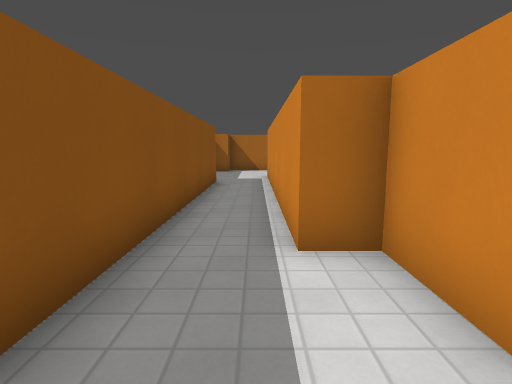
[1] (above)

24 first-person views from a walk through a 3-D level made in the Godot game engine. The camera is 1.2 m above the floor, tilts 8° down and sees 80° across. The floor is counted in squares, 1 m on a side. Each view is taken from the middle of a square. On the plan, view 1 faces up. The plan holds only what a view shows up to about 13 squares ahead; the rest is blank. Surface patterns are stand-ins for the level's own textures.

[2]
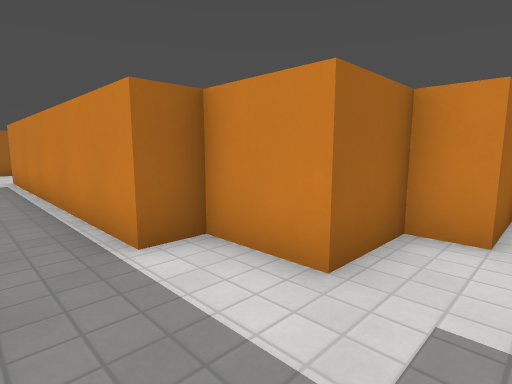

[3]
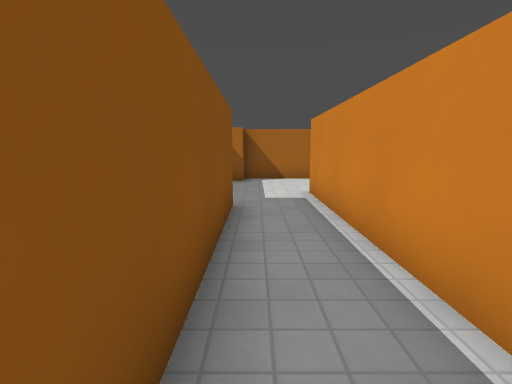

[4]
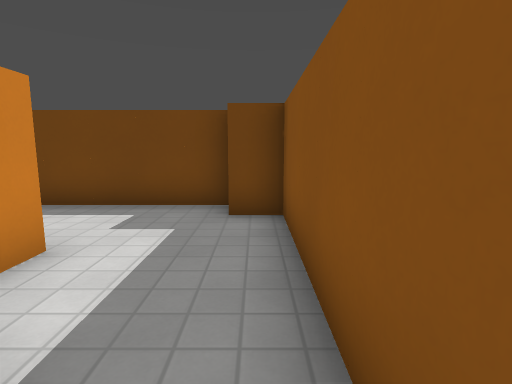

[5]
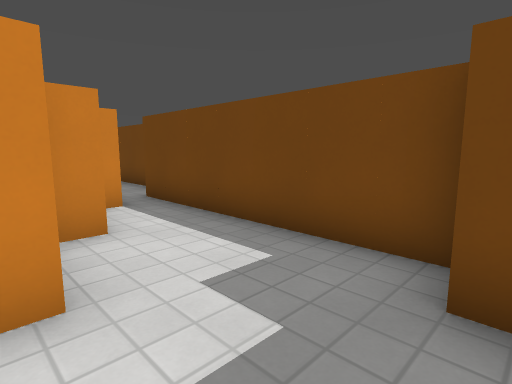

[6]
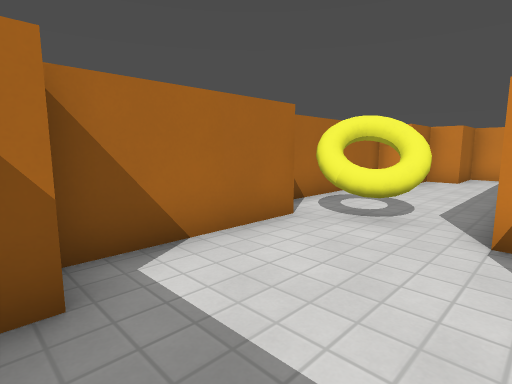

[7]
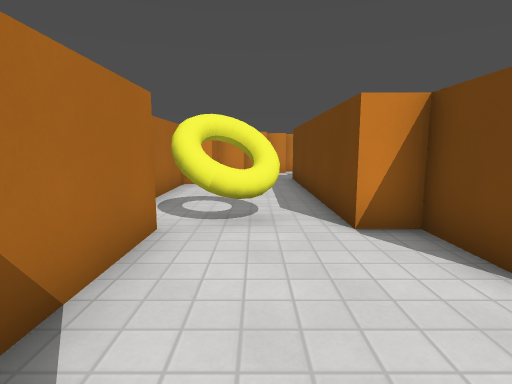

[8]
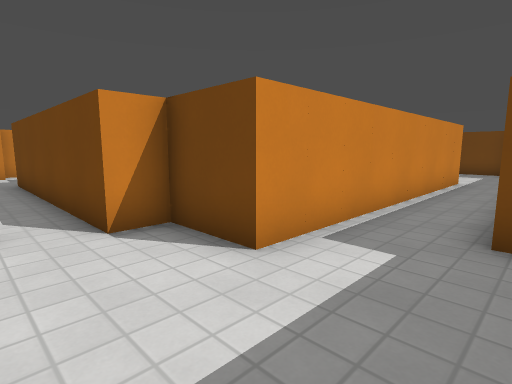

[9]
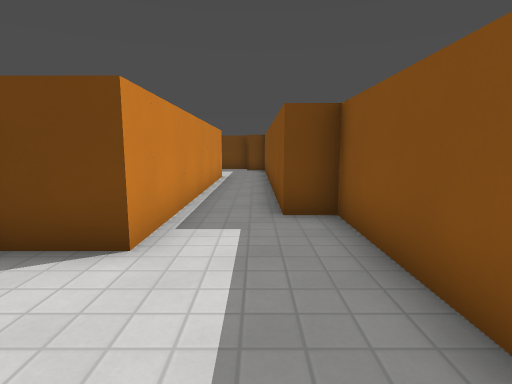

[10]
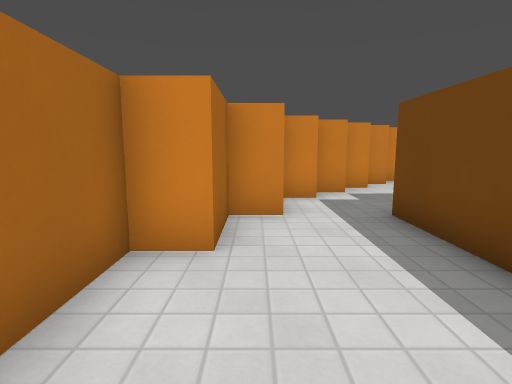

[11]
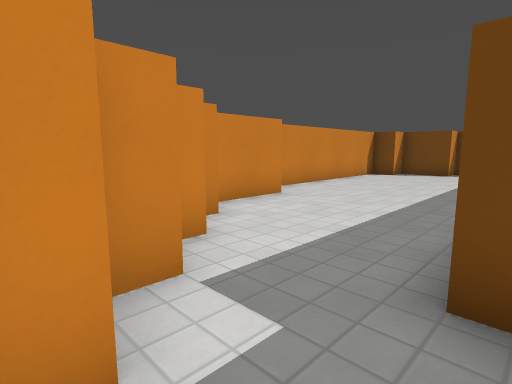

[12]
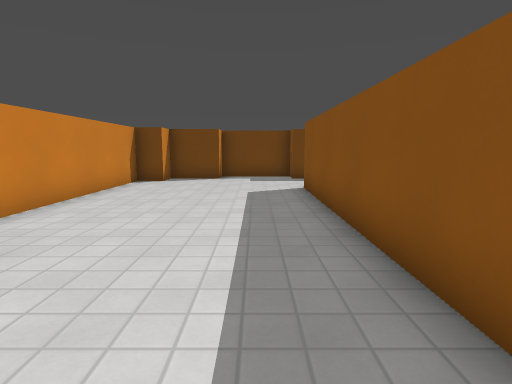

[13]
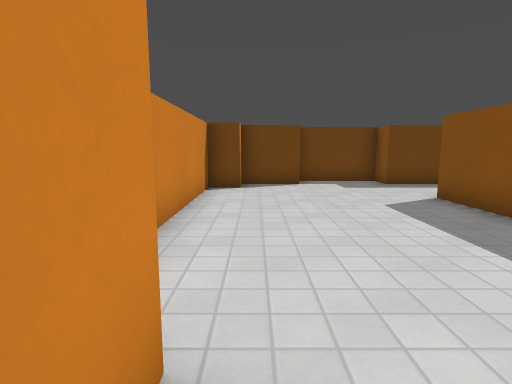

[14]
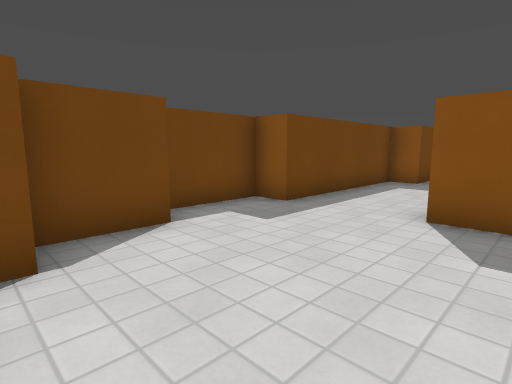

[15]
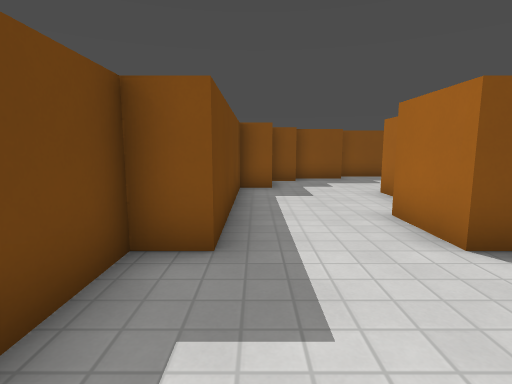

[16]
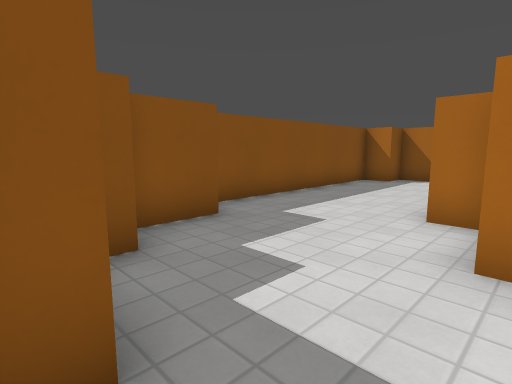

[17]
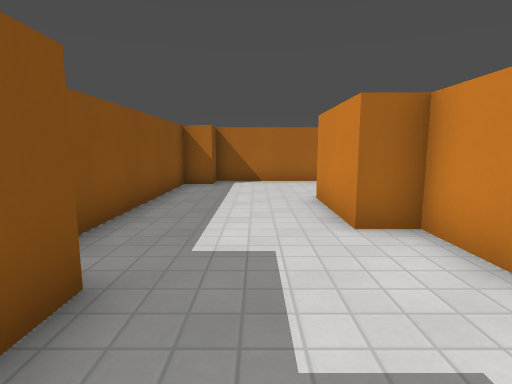

[18]
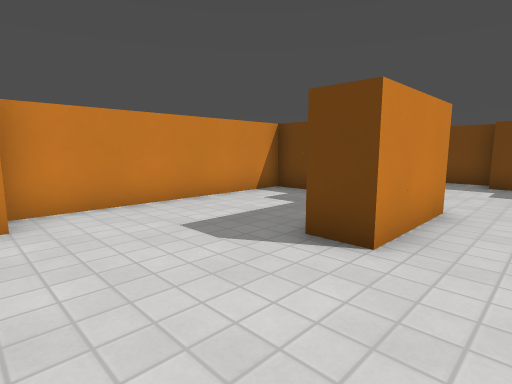

[19]
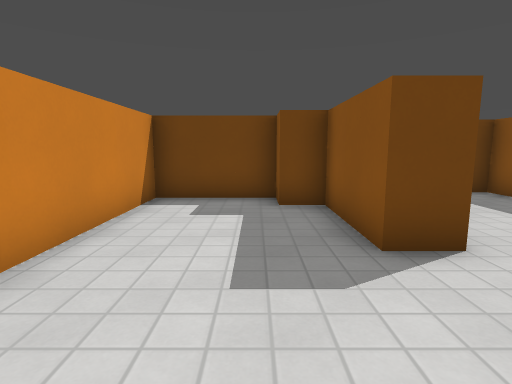

[20]
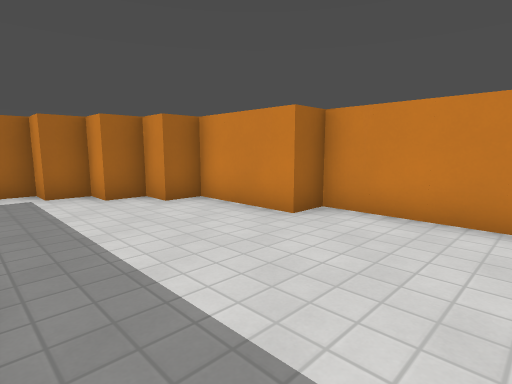

[21]
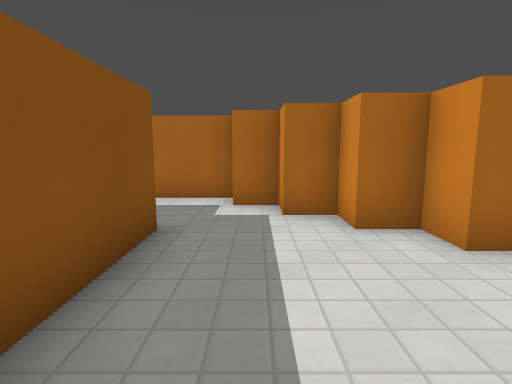

[22]
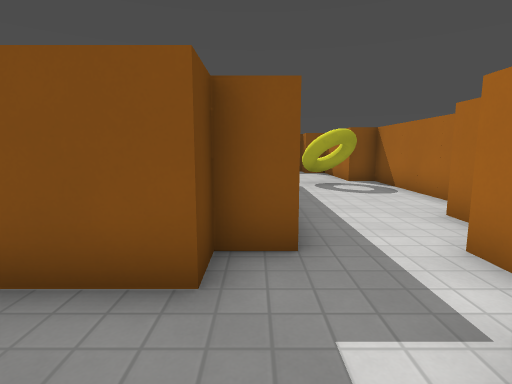

[23]
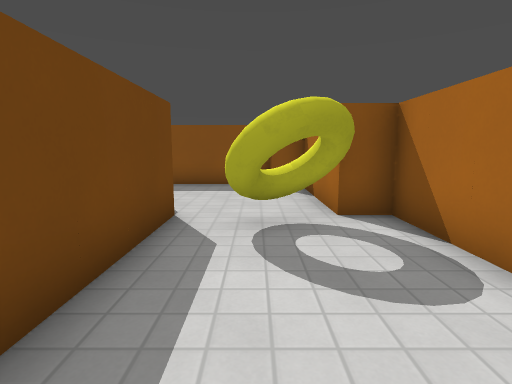

[24]
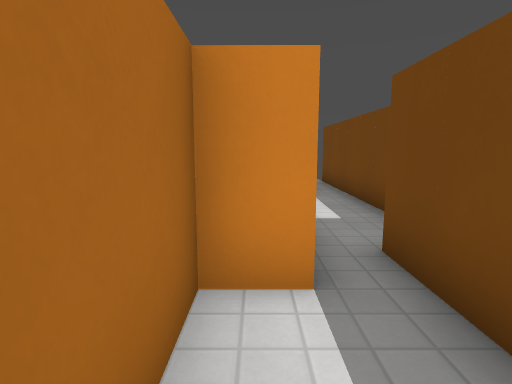

### Floor plan
Key: @ floor where view 1 was taken; # wall or solid block; . floor; = window, fence, low wall or low ledge.
Columns run from 3 left of view 1 to 18 right of it. Each row starts with its distance up from view 1.
 19      ########
 18  #####......###
 17 ##...###......###
 16 #.....=#........##
 15 #................##
 14 #....#########....##
 13 #...##.......##....##
 12 #...#.........#.....#
 11 ##..#.........#.....#
 10  #..#.........#.....##
  9  #..#....#....#......#
  8  #..#....#....#......#
  7  #..#....#....#......#
  6  #..#....##...#......#
  5  #..#.....#####......#
  4  #..##.......##......#
  3  #...#...............#
  2  #...##..............#
  1  #....###...........##
  0  #.@....#######...###
 -1  ##...........#####
 -2   ########........
 -3             #######

Positions as (right, up) in squares from view 1, and headings:
1: (0, 0), facing up
2: (-1, 0), facing up-right
3: (-1, 5), facing up
4: (-1, 5), facing down
5: (-1, 2), facing down-right
6: (-2, 14), facing up-right
7: (-2, 16), facing right
8: (-2, 16), facing down-right
9: (-1, 17), facing down
10: (5, 17), facing right
11: (11, 16), facing down-right
12: (13, 13), facing down
13: (16, 11), facing down
14: (17, 5), facing down-left
15: (15, 1), facing left
16: (7, 1), facing up-left
17: (4, 2), facing up
18: (4, 13), facing down-right
19: (8, 13), facing down
20: (12, 6), facing up-right
21: (13, 9), facing up
22: (14, 14), facing left
23: (8, 16), facing left
24: (3, 0), facing right
